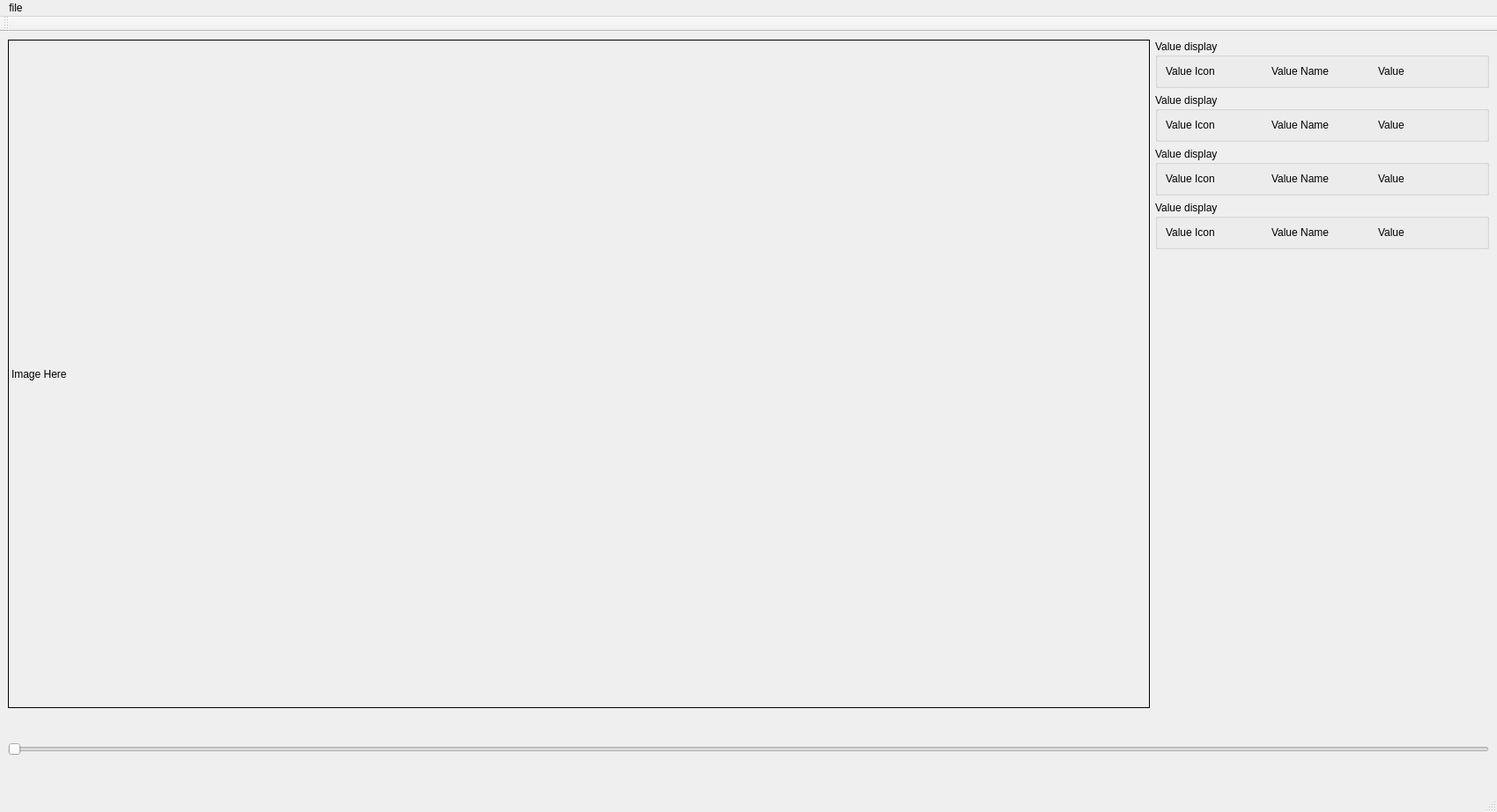
<?xml version="1.0" encoding="UTF-8"?>
<ui version="4.0">
 <class>MainWindow</class>
 <widget class="QMainWindow" name="MainWindow">
  <property name="geometry">
   <rect>
    <x>0</x>
    <y>0</y>
    <width>1699</width>
    <height>922</height>
   </rect>
  </property>
  <property name="windowTitle">
   <string>MainWindow</string>
  </property>
  <widget class="QWidget" name="centralwidget">
   <layout class="QVBoxLayout" name="verticalLayout_2">
    <item>
     <layout class="QHBoxLayout" name="horizontalLayout">
      <item>
       <layout class="QVBoxLayout" name="verticalLayout">
        <item>
         <widget class="QLabel" name="imge_widget">
          <property name="minimumSize">
           <size>
            <width>1296</width>
            <height>759</height>
           </size>
          </property>
          <property name="maximumSize">
           <size>
            <width>1296</width>
            <height>759</height>
           </size>
          </property>
          <property name="frameShape">
           <enum>QFrame::Panel</enum>
          </property>
          <property name="text">
           <string>Image Here</string>
          </property>
         </widget>
        </item>
       </layout>
      </item>
      <item>
       <layout class="QVBoxLayout" name="value_widget_holder">
        <item>
         <layout class="QHBoxLayout" name="value_widget">
          <item>
           <widget class="QGroupBox" name="groupBox">
            <property name="title">
             <string>Value display</string>
            </property>
            <layout class="QHBoxLayout" name="horizontalLayout_4">
             <item>
              <widget class="QLabel" name="label_2">
               <property name="text">
                <string>Value Icon</string>
               </property>
              </widget>
             </item>
             <item>
              <widget class="QLabel" name="label_3">
               <property name="text">
                <string>Value Name</string>
               </property>
              </widget>
             </item>
             <item>
              <widget class="QLabel" name="label_4">
               <property name="text">
                <string>Value</string>
               </property>
              </widget>
             </item>
            </layout>
           </widget>
          </item>
         </layout>
        </item>
        <item>
         <layout class="QHBoxLayout" name="value_widget_2">
          <item>
           <widget class="QGroupBox" name="groupBox_2">
            <property name="title">
             <string>Value display</string>
            </property>
            <layout class="QHBoxLayout" name="horizontalLayout_6">
             <item>
              <widget class="QLabel" name="label_5">
               <property name="text">
                <string>Value Icon</string>
               </property>
              </widget>
             </item>
             <item>
              <widget class="QLabel" name="label_6">
               <property name="text">
                <string>Value Name</string>
               </property>
              </widget>
             </item>
             <item>
              <widget class="QLabel" name="label_7">
               <property name="text">
                <string>Value</string>
               </property>
              </widget>
             </item>
            </layout>
           </widget>
          </item>
         </layout>
        </item>
        <item>
         <layout class="QHBoxLayout" name="value_widget_3">
          <item>
           <widget class="QGroupBox" name="groupBox_3">
            <property name="title">
             <string>Value display</string>
            </property>
            <layout class="QHBoxLayout" name="horizontalLayout_7">
             <item>
              <widget class="QLabel" name="label_8">
               <property name="text">
                <string>Value Icon</string>
               </property>
              </widget>
             </item>
             <item>
              <widget class="QLabel" name="label_9">
               <property name="text">
                <string>Value Name</string>
               </property>
              </widget>
             </item>
             <item>
              <widget class="QLabel" name="label_10">
               <property name="text">
                <string>Value</string>
               </property>
              </widget>
             </item>
            </layout>
           </widget>
          </item>
         </layout>
        </item>
        <item>
         <layout class="QHBoxLayout" name="value_widget_4">
          <item>
           <widget class="QGroupBox" name="groupBox_4">
            <property name="title">
             <string>Value display</string>
            </property>
            <layout class="QHBoxLayout" name="horizontalLayout_8">
             <item>
              <widget class="QLabel" name="label_11">
               <property name="text">
                <string>Value Icon</string>
               </property>
              </widget>
             </item>
             <item>
              <widget class="QLabel" name="label_12">
               <property name="text">
                <string>Value Name</string>
               </property>
              </widget>
             </item>
             <item>
              <widget class="QLabel" name="label_13">
               <property name="text">
                <string>Value</string>
               </property>
              </widget>
             </item>
            </layout>
           </widget>
          </item>
         </layout>
        </item>
        <item>
         <spacer name="verticalSpacer">
          <property name="orientation">
           <enum>Qt::Vertical</enum>
          </property>
          <property name="sizeHint" stdset="0">
           <size>
            <width>20</width>
            <height>40</height>
           </size>
          </property>
         </spacer>
        </item>
       </layout>
      </item>
     </layout>
    </item>
    <item>
     <layout class="QHBoxLayout" name="horizontalLayout_5">
      <item>
       <widget class="QSlider" name="timeline_widget">
        <property name="minimumSize">
         <size>
          <width>0</width>
          <height>80</height>
         </size>
        </property>
        <property name="orientation">
         <enum>Qt::Horizontal</enum>
        </property>
        <property name="invertedControls">
         <bool>false</bool>
        </property>
       </widget>
      </item>
     </layout>
    </item>
   </layout>
  </widget>
  <widget class="QMenuBar" name="menubar">
   <property name="geometry">
    <rect>
     <x>0</x>
     <y>0</y>
     <width>1699</width>
     <height>21</height>
    </rect>
   </property>
   <widget class="QMenu" name="menufile">
    <property name="title">
     <string>file</string>
    </property>
    <addaction name="action_open_data"/>
   </widget>
   <addaction name="menufile"/>
  </widget>
  <widget class="QStatusBar" name="statusbar"/>
  <widget class="QToolBar" name="toolBar">
   <property name="windowTitle">
    <string>toolBar</string>
   </property>
   <attribute name="toolBarArea">
    <enum>TopToolBarArea</enum>
   </attribute>
   <attribute name="toolBarBreak">
    <bool>false</bool>
   </attribute>
  </widget>
  <action name="action_open_data">
   <property name="text">
    <string>open data</string>
   </property>
  </action>
 </widget>
 <resources/>
 <connections/>
</ui>
